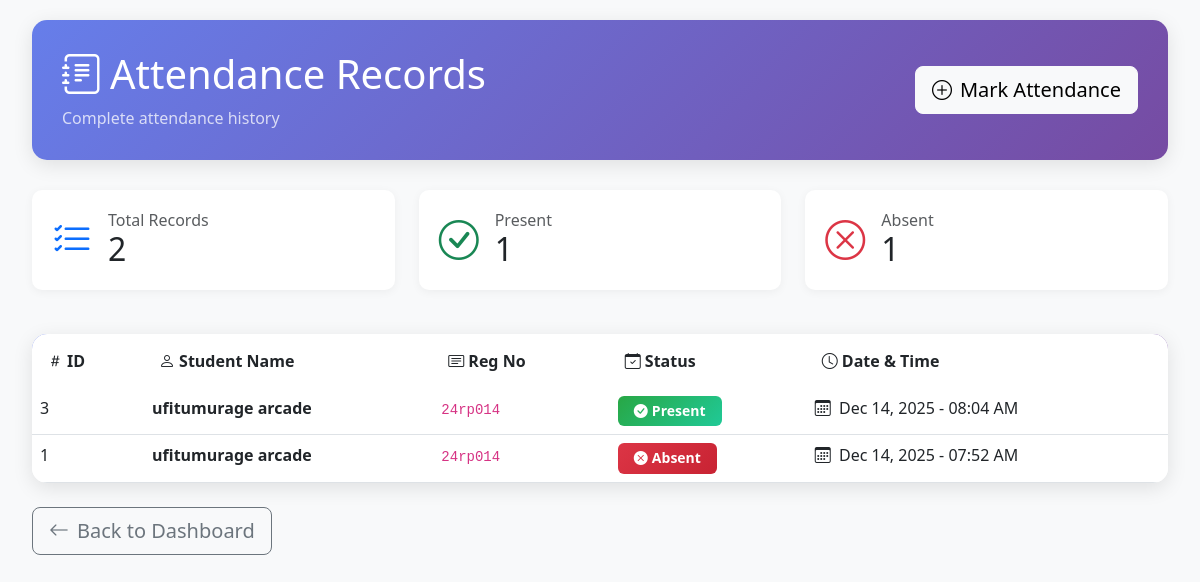
Screenshot of /view.php (signed in) with the database file from the repository.
### tables this page shows
CREATE TABLE `attendance` (
  `id` int(11) NOT NULL,
  `student_id` int(11) NOT NULL,
  `status` enum('Present','Absent') NOT NULL,
  `date` datetime NOT NULL
);

CREATE TABLE `students` (
  `id` int(11) NOT NULL,
  `reg_no` varchar(20) DEFAULT NULL,
  `fullname` varchar(100) NOT NULL,
  `department` varchar(50) DEFAULT NULL
);

### view.php (the view, shortened to what this page needs)
<?php
require '../config/db.php';
$records = $pdo->query("SELECT a.id, s.fullname, s.reg_no, a.status, a.date
                        FROM attendance a
                        JOIN students s ON a.student_id=s.id
                        ORDER BY a.date DESC, s.fullname ASC")->fetchAll();
?>
<!DOCTYPE html>
<html lang="en">
<head>
    <link href="https://cdn.jsdelivr.net/npm/bootstrap@5.3.0/dist/css/bootstrap.min.css" rel="stylesheet">
    <link rel="stylesheet" href="https://cdn.jsdelivr.net/npm/bootstrap-icons@1.10.0/font/bootstrap-icons.css">
</head>
<body>
    <div class="container-fluid">
        <div class="page-header">
            <div class="d-flex justify-content-between align-items-center flex-wrap">
                <div>
                    <h1 class="mb-2">
                        <i class="bi bi-journal-text me-2"></i>Attendance Records
                    </h1>
                    <p class="mb-0 opacity-75">Complete attendance history</p>
                </div>
                <div>
                    <a href="mark.php" class="btn btn-light btn-lg">
                        <i class="bi bi-plus-circle me-2"></i>Mark Attendance
                    </a>
                </div>
            </div>
        </div>
        <?php if(count($records) > 0):
            $present_count = count(array_filter($records, fn($r) => $r['status'] === 'Present'));
            $absent_count = count($records) - $present_count;
        ?>
            <div class="row mb-4">
                <div class="col-md-4">
                    <div class="stats-card">
                        <div class="d-flex align-items-center">
                            <div class="flex-shrink-0">
                                <i class="bi bi-list-check text-primary" style="font-size: 40px;"></i>
                            </div>
                            <div class="flex-grow-1 ms-3">
                                <h6 class="text-muted mb-0">Total Records</h6>
                                <h2 class="mb-0"><?php echo count($records); ?></h2>
                            </div>
                        </div>
                    </div>
                </div>
                <div class="col-md-4">
                    <div class="stats-card">
                        <div class="d-flex align-items-center">
                            <div class="flex-shrink-0">
                                <i class="bi bi-check-circle text-success" style="font-size: 40px;"></i>
                            </div>
                            <div class="flex-grow-1 ms-3">
                                <h6 class="text-muted mb-0">Present</h6>
                                <h2 class="mb-0"><?php echo $present_count; ?></h2>
                            </div>
                        </div>
                    </div>
                </div>
                <div class="col-md-4">
                    <div class="stats-card">
                        <div class="d-flex align-items-center">
                            <div class="flex-shrink-0">
                                <i class="bi bi-x-circle text-danger" style="font-size: 40px;"></i>
                            </div>
                            <div class="flex-grow-1 ms-3">
                                <h6 class="text-muted mb-0">Absent</h6>
                                <h2 class="mb-0"><?php echo $absent_count; ?></h2>
                            </div>
                        </div>
                    </div>
                </div>
            </div>
            <div class="table-container">
                <div class="table-responsive">
                    <table class="table table-hover mb-0">
                        <thead>
                            <tr>
                                <th><i class="bi bi-hash me-1"></i>ID</th>
                                <th><i class="bi bi-person me-1"></i>Student Name</th>
                                <th><i class="bi bi-card-text me-1"></i>Reg No</th>
                                <th><i class="bi bi-calendar-check me-1"></i>Status</th>
                                <th><i class="bi bi-clock me-1"></i>Date & Time</th>
                            </tr>
                        </thead>
                        <tbody>
                            <?php foreach($records as $r): ?>
                            <tr>
                                <td><?php echo $r['id']; ?></td>
                                <td>
                                    <strong><?php echo htmlspecialchars($r['fullname']); ?></strong>
                                </td>
                                <td>
                                    <code><?php echo htmlspecialchars($r['reg_no']); ?></code>
                                </td>
                                <td>
                                    <?php if($r['status'] === 'Present'): ?>
                                        <span class="badge badge-present">
                                            <i class="bi bi-check-circle-fill me-1"></i>Present
                                        </span>
                                    <?php else: ?>
                                        <span class="badge badge-absent">
                                            <i class="bi bi-x-circle-fill me-1"></i>Absent
                                        </span>
                                    <?php endif; ?>
                                </td>
                                <td>
                                    <i class="bi bi-calendar3 me-1"></i>
                                    <?php echo date('M d, Y - h:i A', strtotime($r['date'])); ?>
                                </td>
                            </tr>
                            <?php endforeach; ?>
                        </tbody>
                    </table>
                </div>
            </div>
        <?php endif; ?>
        <div class="mt-4">
            <a href="../dashboard.php" class="btn btn-outline-secondary btn-lg">
                <i class="bi bi-arrow-left me-2"></i>Back to Dashboard
            </a>
        </div>
    </div>
</body>
</html>

### view.php (style rules this page uses)
body { background: #f8f9fa; padding: 20px; }
.page-header { background: linear-gradient(135deg, #667eea 0%, #764ba2 100%); color: white; padding: 30px; border-radius: 15px; margin-bottom: 30px; box-shadow: 0 5px 20px rgba(0,0,0,0.1); }
.table-container { background: white; border-radius: 15px; box-shadow: 0 5px 20px rgba(0,0,0,0.1); overflow: hidden; }
.table thead { background: linear-gradient(135deg, #667eea 0%, #764ba2 100%); color: white; }
.table thead th { border: none; padding: 15px; font-weight: 600; }
.table tbody tr { transition: background-color 0.2s; }
.badge-present { background: linear-gradient(135deg, #28a745 0%, #20c997 100%); padding: 8px 16px; font-size: 14px; }
.badge-absent { background: linear-gradient(135deg, #dc3545 0%, #c82333 100%); padding: 8px 16px; font-size: 14px; }
.stats-card { background: white; border-radius: 10px; padding: 20px; box-shadow: 0 2px 10px rgba(0,0,0,0.05); margin-bottom: 20px; }

### rows the page displays
attendance: id "3", student.fullname "ufitumurage arcade", student.reg_no "24rp014", status "Present" (drawn), date "Dec 14, 2025 - 08:04 AM"
attendance: id "1", student.fullname "ufitumurage arcade", student.reg_no "24rp014", status "Absent" (drawn), date "Dec 14, 2025 - 07:52 AM"

### other values shown
count($records) "2"
$present_count "1"
$absent_count "1"
